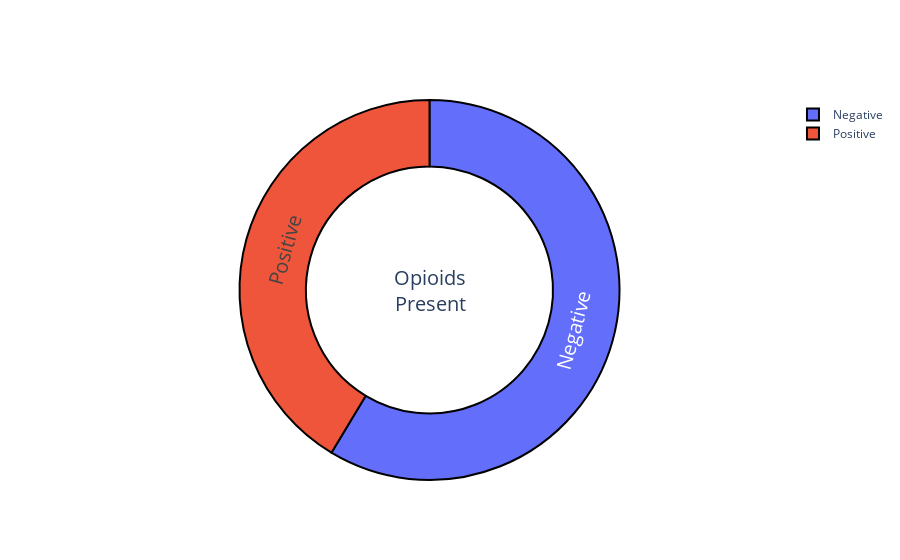

Notebook source saved alongside this figure:
### Code cell
fig = go.Figure(go.Pie(
    labels=df['total_opioids'].replace({1: "Positive", 0: "Negative"}).value_counts().index,
    values=df['total_opioids'].value_counts().values,
    hole=0.65
))
fig.update_traces(hoverinfo='value+percent', textinfo='label', textfont_size=20,
                  marker=dict(line=dict(color='#000000', width=2)))
fig.update_layout(
    annotations=[
        dict(text="Opioids<br>Present", x=0.5, y=0.5, font_size=20, showarrow=False)
    ]
)
fig.show()

### Figure 1 — Plotly figure (JSON) as saved in the notebook; plotly's stock layout.template omitted (floating-point values rounded to 4 significant figures)
{"data": [{"hole": 0.65, "hoverinfo": "value+percent", "labels": ["Negative", "Positive"], "marker": {"line": {"color": "#000000", "width": 2}}, "textfont": {"size": 20}, "textinfo": "label", "type": "pie", "values": [35180, 24820]}], "layout": {"annotations": [{"font": {"size": 20}, "showarrow": false, "text": "Opioids<br>Present", "x": 0.5, "y": 0.5}]}}
